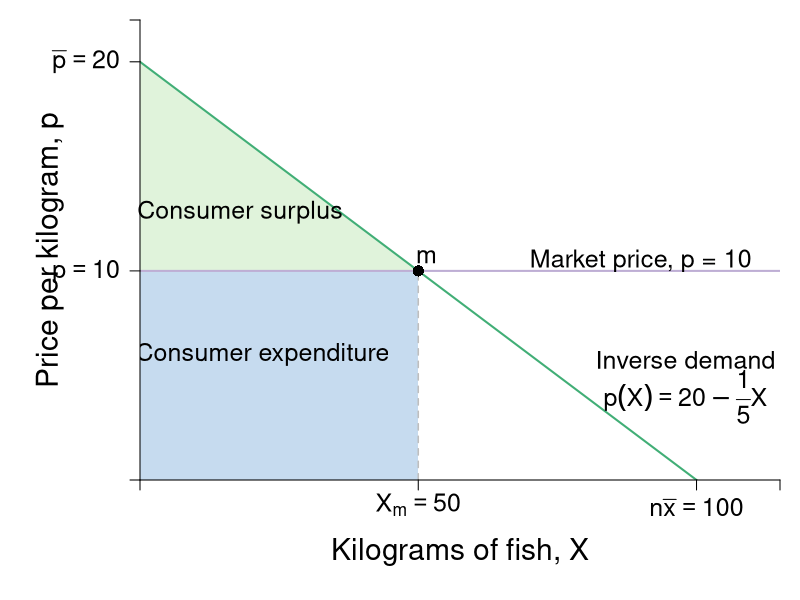

This chart was generated by the following R code:
require(shape)
pdf(file = "indmarketdemand/consumersurplus_market.pdf", width = 9, height = 7)

#Set parameters for graphics
pointsize <- 1.8
axislabelsize <- 1.8
labelsize <- 1.5
namesize <- 1.8
annotatesize <- 1.5
graphlinewidth <- 2
segmentlinewidth <- 1.5


COL <- c("#7fc97f", "#beaed4", "#fdc086", "#ffff99", "#386cb0", "#f0027f", "#bf5b17", "#666666")
COLA <- c("#e0f3db", "#99d8c9","#66c2a4","#41ae76", "#238b45", "#005824")
COLB <- c("#c6dbef", "#4eb3d3", "#2b8cbe", "#0868ac","#084081")

par(mar =  c(6, 7, 1, 1))

MarketD <- function(x, rmax = 20, xmax = 10, n = 10) {
  rmax - (rmax/(n*xmax))*x
}

mrsA <- function(x, rmax = 20, xmax = 10) {
  rmax - (rmax/xmax)*x
}

# uA <- function(x, y, rmax, rmax = 20, xmax = 10) {
#   y + rmax*x - (1/2)(rmax/xmax)*x^2
# }

xlims <- c(0, 115)
ylims <- c(0, 22)

npts <- 501 
x <- seq(xlims[1], xlims[2], length.out = npts)
y <- seq(ylims[1], ylims[2], length.out = npts) 
a <- c(46.08, 55, 64)
b <- c(46.08, 55, 64)

plot(0, 0, xlim = xlims, ylim = ylims, type = "n",
     xlab = expression(paste("")),
     ylab = expression(paste("")), 
     xaxt = "n", 
     yaxt = "n", 
     cex.lab = axislabelsize, 
     bty = "n",
     xaxs="i", 
     yaxs="i")

# ticksy <- seq(from = 0, to = ylims[2], by = 2)
# ylabels <- seq(from = 0, to = ylims[2], by = 2)
# ticksx <- seq(from = 0, to = xlims[2], by = 2)
# xlabels <- seq(from = 0, to = xlims[2], by = 2)
ticksy <- c(0, 10, 20, ylims[2])
ylabels <- c(NA, expression(paste(p == 10)), expression(paste(bar(p) == 20)), NA)
ticksx <- c(0, 50, 100, xlims[2])
xlabels <- c(NA, expression(paste(X[m]) == 50), expression(paste(n*bar(x)==100)), NA)


npts <- 500 
xx1 <- seq(xlims[1], xlims[2], length.out = npts)

xpoly <- c(0, 50, 0)
ypoly <- c(10, 10, 20)
polygon(x = xpoly, y = ypoly, col = COLA[1], density=NULL, border = NA)

xpoly3 <- c(0, 50, 50, 0, 0)
ypoly3 <- c(0, 0, 10, 10, 0)
polygon(x = xpoly3, y = ypoly3, col = COLB[1], density=NULL, border = NA)


#Lines for mrs graph
lines(xx1, MarketD(xx1, rmax = 20, xmax = 10, n = 10), col = COLA[4], lwd = graphlinewidth)
#lines(xx1, mrsA(xx1, rmax = 20, xmax = 10), col = COLA[4], lwd = graphlinewidth)

segments(0, 10, xlims[2], 10, lty = 1, col = COL[2] , lwd = graphlinewidth)
segments(50, 0, 50, 10, lty = 2, col = "gray" , lwd = segmentlinewidth)

#Label axes
mtext(expression(paste("Kilograms of fish, ", X)), side=1, line = 3.5, cex = axislabelsize)
text(-16.2, 0.5*ylims[2], expression(paste("Price per kilogram, ", p)), xpd = TRUE, cex = axislabelsize, srt = 90) 

points(50, 10, pch = 16, col = "black", cex = 1.5)
text(50 + 1.5, 10 + 0.7, expression(m), cex = labelsize)

#segments(4.11765, 6.17647, 5.88, 8.88, lty = 1, col = COL[2] , lwd = graphlinewidth)
text(90, 10.5, expression("Market price, p = 10"), cex = labelsize, xpd = TRUE)
#text(7.3, 2.5, expression("Curve"))
#Arrows(7.3, 3.5, 7.3, 6.1, col = "black", lty = 1, lwd = 2, arr.type = "triangle", arr.lwd = 0.5)

#Label mrs function
#text(98, 7.5, expression(paste("Demand: ", X(p) == 100 - 5*p)), cex = labelsize,xpd = TRUE)
text(98, 5.75, expression(paste("Inverse demand")), cex = labelsize)
text(98, 4, expression(paste(p(X) == 20 - frac(1,5)*X)), cex = labelsize,xpd = TRUE)
#Arrows(10, 7.5, 10, 5, col = "black", lty = 1, lwd = 2, arr.type = "triangle", arr.lwd = 0.5)

#Label highest willingness to pay
text(18.0, 12.8, expression("Consumer surplus"), cex = labelsize, xpd = TRUE)
#text(15, 11.5, expression(paste(CS==frac(1, 2)*bgroup("(",20 - 10,")")*50, phantom()== 250)))
#Arrows(25, 15, 25, 12, col = "black", lty = 1, lwd = 2, arr.type = "triangle", arr.lwd = 0.5)

#Label consumer expenditure
text(22, 6, expression("Consumer expenditure"), cex = labelsize)

axis(1, at = ticksx, pos = 0, labels = xlabels, cex.axis = labelsize)
axis(2, at = ticksy, pos = 0, labels = ylabels, las = 1, cex.axis = labelsize)

dev.off()
